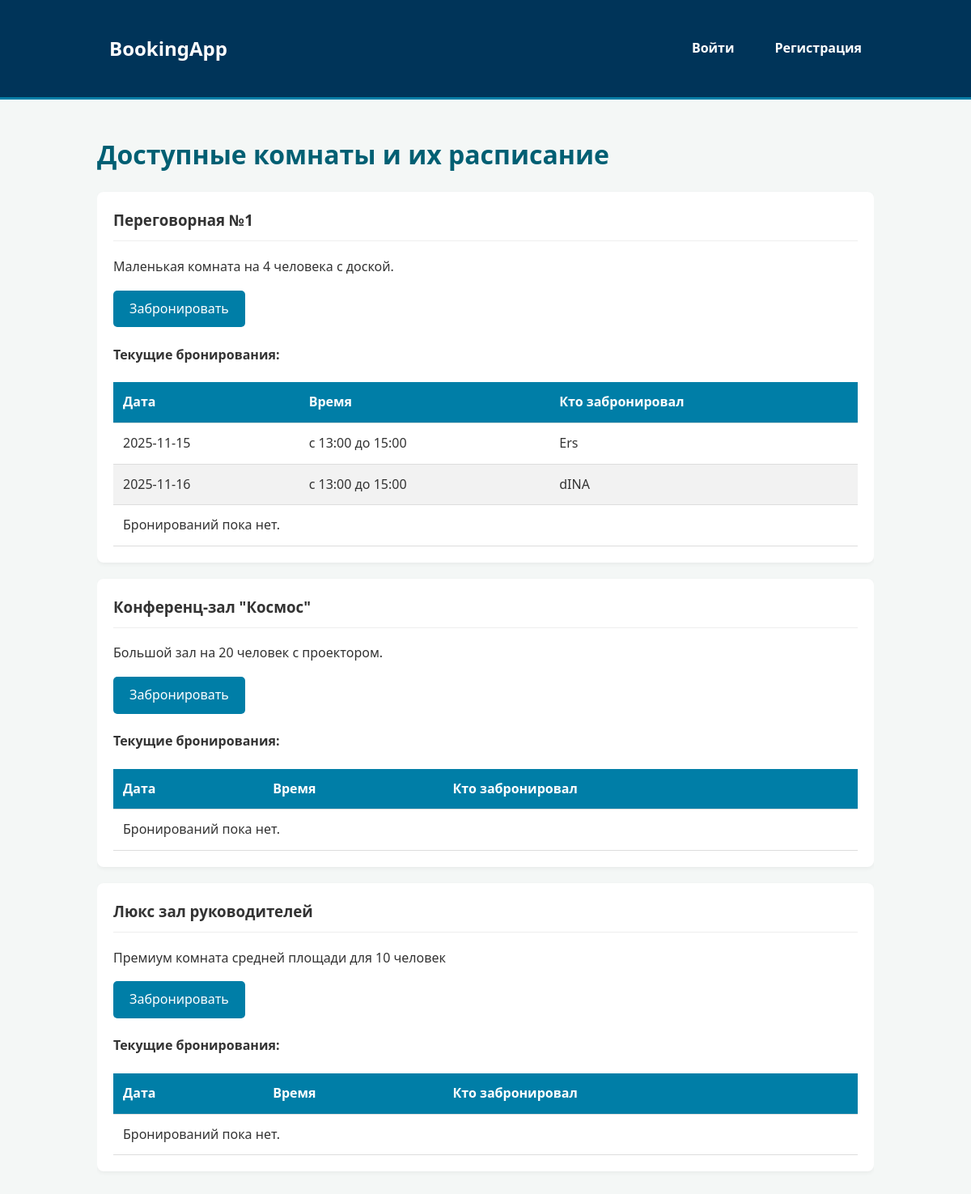
The page / on the database its author committed.
### tables this page shows
CREATE TABLE rooms (
    id INTEGER PRIMARY KEY AUTOINCREMENT,
    name TEXT NOT NULL UNIQUE,
    description TEXT
);

CREATE TABLE bookings (
    id INTEGER PRIMARY KEY AUTOINCREMENT,
    room_id INTEGER NOT NULL,
    user_id INTEGER NOT NULL,
    booking_date TEXT NOT NULL,
    start_time TEXT NOT NULL,
    end_time TEXT NOT NULL,
    FOREIGN KEY (room_id) REFERENCES rooms (id),
    FOREIGN KEY (user_id) REFERENCES users (id)
);

CREATE TABLE users (
    id INTEGER PRIMARY KEY AUTOINCREMENT,
    username TEXT NOT NULL UNIQUE,
    password TEXT NOT NULL,
    role TEXT NOT NULL DEFAULT 'Сотрудник'
);

### app.py (the view)
@app.route('/')
def index():
    db = get_db()
    rooms = db.execute('SELECT * FROM rooms').fetchall()
    bookings = db.execute('''
        SELECT b.*, u.username, r.name as room_name
        FROM bookings b
        JOIN users u ON b.user_id = u.id
        JOIN rooms r ON b.room_id = r.id
        ORDER BY b.booking_date, b.start_time
    ''').fetchall()
    return render_template('index.html', rooms=rooms, bookings=bookings)

### app.py (called while the page is built)
def get_db():
    db = getattr(g, '_database', None)
    if db is None:
        db = g._database = sqlite3.connect(DATABASE)
        db.row_factory = sqlite3.Row  # Позволяет обращаться к колонкам по имени
    return db

@app.teardown_appcontext
def close_connection(exception):
    db = getattr(g, '_database', None)
    if db is not None:
        db.close()

### templates/index.html (shortened to what this page needs)
{% extends "base.html" %}
{% block content %}
<h1>Доступные комнаты и их расписание</h1>
{% for room in rooms %}
<div class="card">
    <h3>{{ room.name }}</h3>
    <p>{{ room.description }}</p>
    <a href="{{ url_for('book_room', room_id=room.id) }}" class="btn">Забронировать</a>
    <h4>Текущие бронирования:</h4>
    <table>
        <thead>
            <tr>
                <th>Дата</th>
                <th>Время</th>
                <th>Кто забронировал</th>
            </tr>
        </thead>
        <tbody>
            {% set has_bookings = false %}
            {% for booking in bookings %}
            {% if booking.room_id == room.id %}
            {% set has_bookings = true %}
            <tr>
                <td>{{ booking.booking_date }}</td>
                <td>с {{ booking.start_time }} до {{ booking.end_time }}</td>
                <td>{{ booking.username }}</td>
            </tr>
            {% endif %}
            {% endfor %}
            {% if not has_bookings %}
            <tr>
                <td colspan="3">Бронирований пока нет.</td>
            </tr>
            {% endif %}
        </tbody>
    </table>
</div>
{% endfor %}
{% endblock %}

### templates/base.html (shortened to what this page needs)
<!DOCTYPE html>
<html lang="ru">
<head>
    <link rel="stylesheet" href="{{ url_for('static', filename='style.css') }}">
</head>
<body>
    <nav>
        <div class="container">
            <a href="{{ url_for('index') }}" class="logo">BookingApp</a>
            <ul>
                {% if session.user_id %}
                <li><a href="{{ url_for('index') }}">Расписание</a></li>
                <li><a href="{{ url_for('user_dashboard') }}">Мои бронирования</a></li>
                {% if session.user_role == 'Администратор' %}
                <li><a href="{{ url_for('admin_dashboard') }}">Панель администратора</a></li>
                {% endif %}
                <li><span>Привет, {{ session.user_name }}!</span></li>
                <li><a href="{{ url_for('logout') }}">Выйти</a></li>
                {% else %}
                <li><a href="{{ url_for('login') }}">Войти</a></li>
                <li><a href="{{ url_for('register') }}">Регистрация</a></li>
                {% endif %}
            </ul>
        </div>
    </nav>
    <div class="container">
        {% block content %}{% endblock %}
    </div>
</body>
</html>

### static/style.css (style rules this page uses)
body { font-family: 'Segoe UI', Tahoma, Geneva, Verdana, sans-serif; background-color: #f4f7f6; color: #333; margin: 0; padding: 0; line-height: 1.6; }
.container { width: 80%; margin: auto; overflow: hidden; padding: 20px 0; }
h1, h2 { color: #005f73; }
nav { background: #003459; color: #fff; padding: 1rem 0; border-bottom: #007ea7 3px solid; }
nav .container { display: flex; justify-content: space-between; align-items: center; }
nav a { color: #fff; text-decoration: none; font-weight: bold; padding: 5px 15px; }
nav .logo { font-size: 1.5rem; }
nav ul { list-style: none; padding: 0; margin: 0; display: flex; }
nav ul li { margin-left: 20px; }
.btn { display: inline-block; background: #007ea7; color: #fff; padding: 10px 20px; border: none; border-radius: 5px; cursor: pointer; text-decoration: none; font-size: 1rem; transition: background-color 0.3s; }
.card { background: #fff; padding: 20px; margin-bottom: 20px; border-radius: 8px; box-shadow: 0 2px 5px rgba(0, 0, 0, 0.05); }
.card h3 { margin-top: 0; border-bottom: 1px solid #eee; padding-bottom: 10px; }
table { width: 100%; border-collapse: collapse; margin-top: 20px; }
th, td { padding: 12px; text-align: left; border-bottom: 1px solid #ddd; }
th { background-color: #007ea7; color: white; }
tr:nth-child(even) { background-color: #f2f2f2; }

### rows shown on the page
rooms: name "Переговорная №1", description "Маленькая комната на 4 человека с доской."
bookings: booking_date "2025-11-15", start_time "13:00", end_time "15:00", username "Ers"
bookings: booking_date "2025-11-16", start_time "13:00", end_time "15:00", username "dINA"
rooms: name "Конференц-зал \"Космос\"", description "Большой зал на 20 человек с проектором."
rooms: name "Люкс зал руководителей", description "Премиум комната средней площади для 10 человек"
